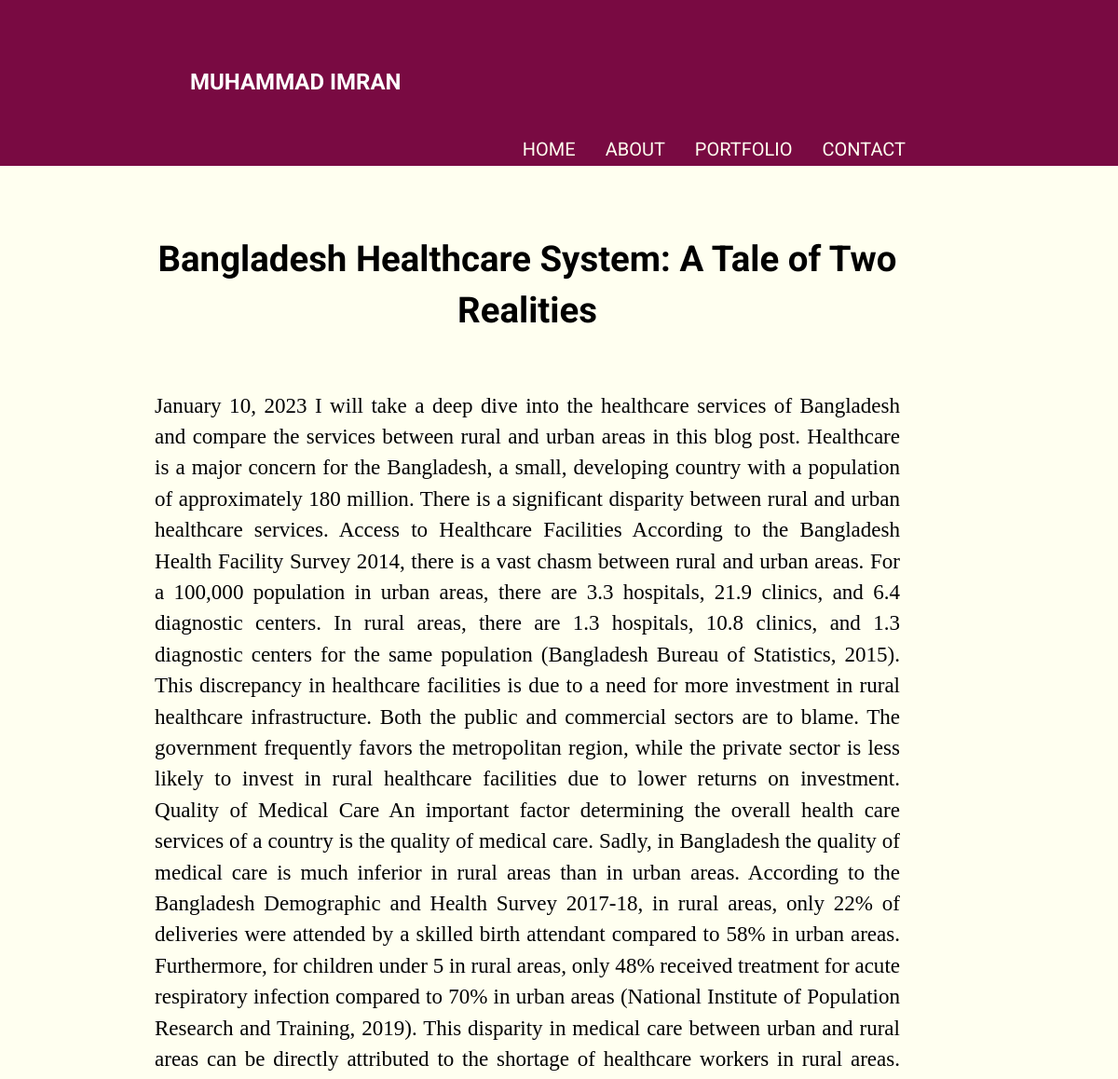
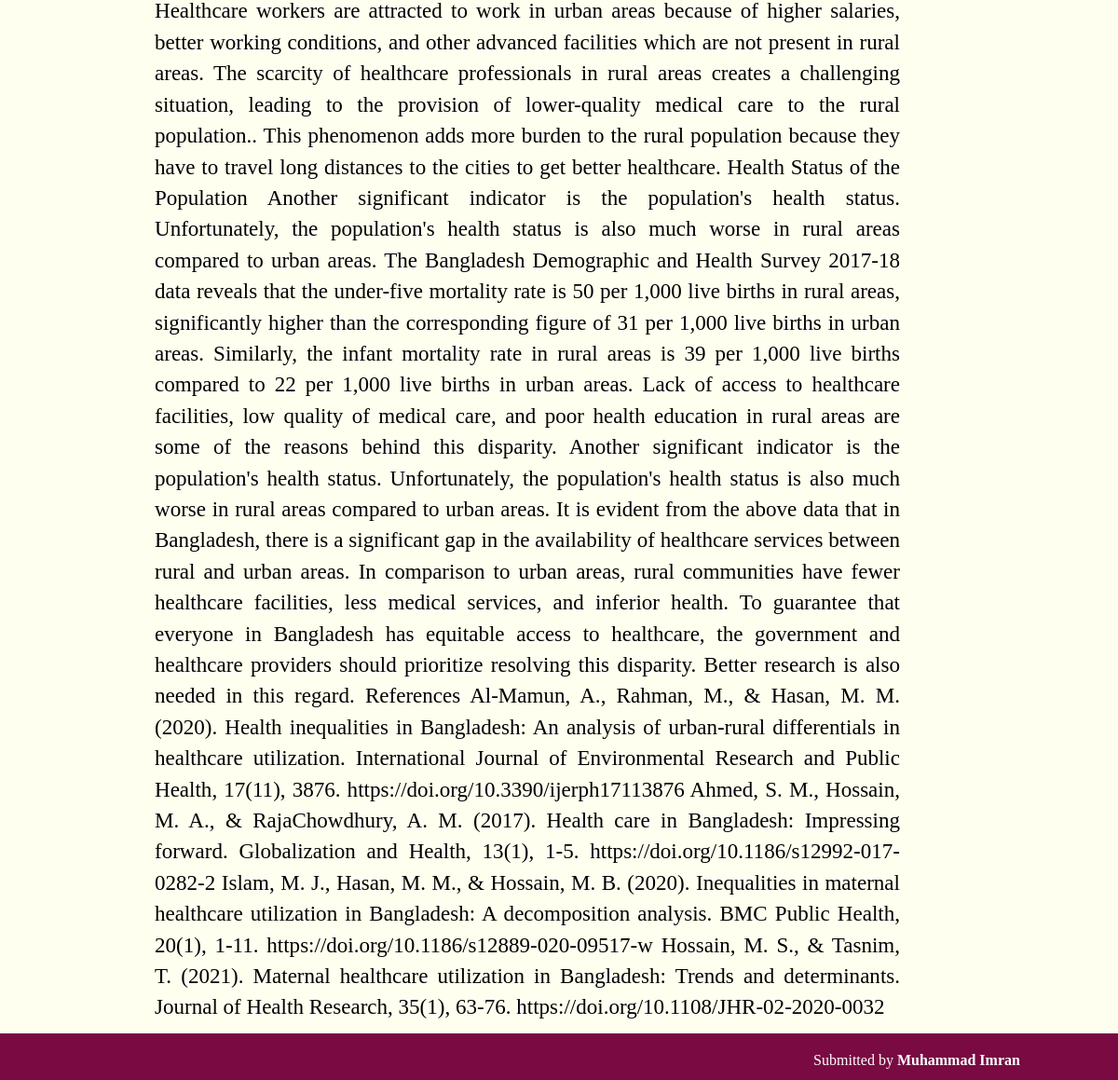
Screenshot of /article/4 with the database file from the repository (2 pictures, top to bottom).
### myapp.py (models this page shows)
class Article(db.Model):
    id = db.Column(db.Integer, primary_key=True)
    headline = db.Column(db.String(100), nullable=False)
    content = db.Column(db.Text, nullable=False)

### myapp.py (the view)
@app.route('/article/<int:article_id>')
def article_detail(article_id):
    article = Article.query.get_or_404(article_id)
    return render_template('article_detail.html', article=article)

### templates/article_detail.html (shortened to what this page needs)
<!DOCTYPE html>
<html lang="en">
<head>
    <link rel="stylesheet" href="{{ url_for('static', filename='css/style.css') }}">
</head>
<body>
    <header>
        <a href="{{ url_for('home') }}" class="logo-link">
            <h1 class="logo">MUHAMMAD IMRAN</h1>
        </a>
        <nav id="nav-bar-main">
            <ul>
                <li class="nav-main"><a href="{{ url_for('home') }}">Home</a></li>
                <li class="nav-main"><a href="{{ url_for('about') }}">About</a></li>
                <li class="nav-main"><a href="{{ url_for('portfolio') }}">Portfolio</a></li>
                <li class="nav-main"><a href="{{ url_for('contact') }}">Contact</a></li>
            </ul>
        </nav>
    </header>
    <main>
        <h1>{{ article.headline }}</h1>
        <p>{{ article.content }}</p>
    </main>
    <footer>
        Submitted by <strong>Muhammad Imran</strong>
    </footer>
</body>
</html>

### static/css/style.css (style rules this page uses)
* { margin: 0; font-family: 'Georgia', serif; }
:root { --primary-bg-light: #fffff0; --primary-bg-dark: #790a42; --secondary-bg-dark: #000000; --link-color: #317bc0; --link-hover-color: rgb(78, 129, 112); --nav-link-color: #2c3531; --nav-link-hover-color: var(--link-color); }
body { background-color: var(--primary-bg-light); min-height: 100vh; display: flex; flex-direction: column; }
a { color: var(--link-color); }
p { color: var(--secondary-bg-dark); }
header { background-color: var(--primary-bg-dark); text-align: center; position: fixed; z-index: 99; width: 100%; }
header h1 { margin-left: 13vw; font-size: 1.5em; }
.logo-link { text-decoration: none; color: inherit; display: inline-block; }
nav { position: absolute; top: 100%; left: 0; background-color: var(--primary-bg-dark); padding: 0 1em; transform: scaleY(0); transform-origin: top; transition: transform 333ms ease-in-out; }
nav ul { list-style: none; }
nav li { margin-bottom: 1em; }
nav a { color: var(--primary-bg-light); font-family: "roboto"; text-decoration: none; text-transform: uppercase; font-size: 1.25rem; opacity: 0; transition: opacity 50ms ease-in-out; }
h1.logo { color:white; }
main, .reference-container { margin-top: 10em; color: white; padding: 0 2em; text-align: justify; }
main p, main h1, main h2, .reference-container { margin: 0.5em 0; line-height: 145%; }
h1 { text-align: center; }
h1, h2, h3 { color: var(--secondary-bg-dark); }
footer { display: block; background-color: var(--primary-bg-dark); color: white; text-align: center; padding: 0 3em; margin-top: auto; }
.logo { grid-column: 1 / span 1; text-align: left; padding-left: 2em; }
nav { all: unset; grid-column: 1 / 4; justify-content: flex-end; align-items: center; padding-right: 19vw; }
h1 { padding: 1em 0; font-family: "roboto", sans-serif; }
nav a { opacity: 1; }
nav ul { display: flex; justify-content: flex-end; padding-top: 1em; }
nav li { margin: 0 0 0 2em; }
nav a::before { content: ''; display: block; height: 5px; background: black; position: absolute; top: -.75em; left: 0; right: 0; transform: scaleX(0); transform-origin: left; transition: transform 250ms ease-in-out; }
main { padding-top: 4.5em; }
main { padding: 0 7.5vw; }
p { font-size: 1.2em; }
main { max-width: 800px; margin-left: auto; margin-right: 12%; font-size: 1.2em; }
footer { padding-left: 51em; padding-top: 1.25em; padding-bottom: .750em; }
@media screen and (min-width: 800px) { header { display: grid; grid-template-columns: 1fr auto minmax(600px, 1fr); padding-top: 50px; height: 8em; } }

### rows the page displays
Article: headline "Bangladesh Healthcare System: A Tale of Two Realities", content "January 10, 2023 I will take a deep dive into the healthcare services of Bangladesh and compare the services between rural and urban areas in this blog post. Healthcare is a major concern for the Bangladesh, a small, developing country with a population of approximately 180 million. There is a significant disparity between rural and urban healthcare services. Access to Healthcare Facilities According to the Bangladesh Health Facility Survey 2014, there is a vast chasm between rural and urban areas. For a 100,000 population in urban areas, there are 3.3 hospitals, 21.9 clinics, and 6.4 diagnostic centers. In rural areas, there are 1.3 hospitals, 10.8 clinics, and 1.3 diagnostic centers for…"
